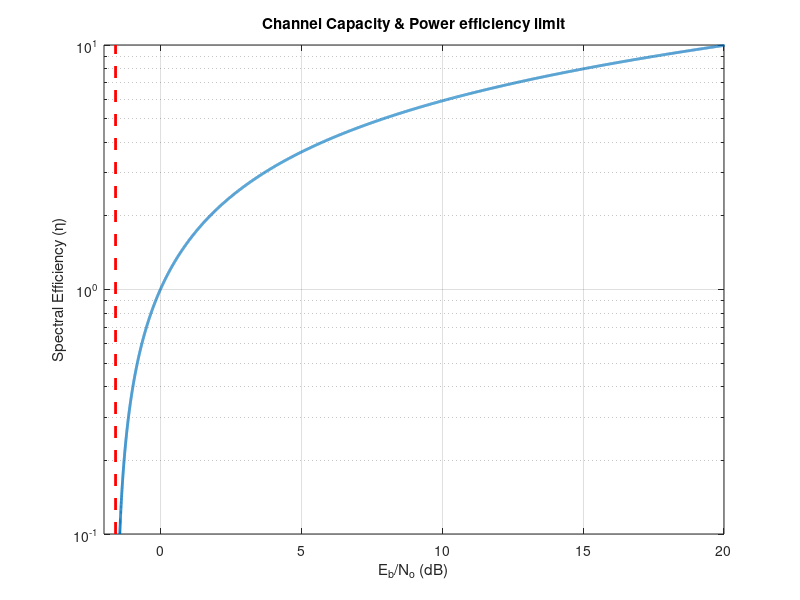

Recreate this plot in MATLAB.
k =0.1:0.001:15;
E=(2.^k-1)./k;
semilogy(10*log10(E),k,'LineWidth',2.0);
xlabel('E_b/N_o (dB)');
ylabel('Spectral Efficiency (\eta)');
title('Channel Capacity & Power efficiency limit')
hold on;
grid on;
xlim([-2 20]);
ylim([0.1 10]);
yL = get(gca,'YLim');
line([-1.59 -1.59],yL,'Color','r','LineStyle','--','LineWidth',2.0);